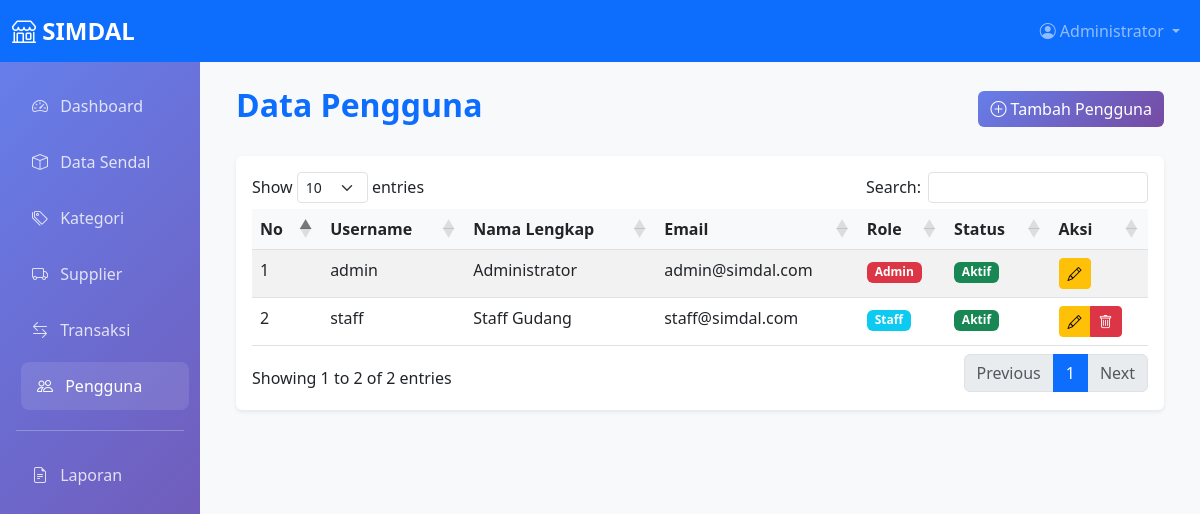
Page /pages/pengguna/index.php (signed in) on the committed database.
### tables this page shows
CREATE TABLE pengguna (
    id_pengguna INT PRIMARY KEY AUTO_INCREMENT,
    username VARCHAR(50) UNIQUE NOT NULL,
    password VARCHAR(255) NOT NULL,
    nama_lengkap VARCHAR(100) NOT NULL,
    email VARCHAR(100),
    role ENUM('admin', 'staff') DEFAULT 'staff',
    status ENUM('aktif', 'nonaktif') DEFAULT 'aktif',
    created_at TIMESTAMP DEFAULT CURRENT_TIMESTAMP,
    updated_at TIMESTAMP DEFAULT CURRENT_TIMESTAMP ON UPDATE CURRENT_TIMESTAMP
);

### pages/pengguna/index.php (the view, shortened to what this page needs)
<?php
require_once '../../config/koneksi.php';
$stmt = $pdo->query("SELECT * FROM pengguna ORDER BY nama_lengkap ASC");
$pengguna = $stmt->fetchAll();
include '../../includes/header.php';
include '../../includes/navbar.php';
?>
<div class="container-fluid">
    <div class="row">
        <?php include '../../includes/sidebar.php'; ?>
        <div class="col-md-9 col-lg-10">
            <div class="content-wrapper p-4">
                <div class="d-flex justify-content-between align-items-center mb-4">
                    <h2 class="fw-bold text-primary">Data Pengguna</h2>
                    <a href="tambah.php" class="btn btn-primary">
                        <i class="bi bi-plus-circle"></i> Tambah Pengguna
                    </a>
                </div>
                <div class="card">
                    <div class="card-body">
                        <div class="table-responsive">
                            <table class="table table-striped table-hover table-data">
                                <thead>
                                    <tr>
                                        <th>No</th>
                                        <th>Username</th>
                                        <th>Nama Lengkap</th>
                                        <th>Email</th>
                                        <th>Role</th>
                                        <th>Status</th>
                                        <th>Aksi</th>
                                    </tr>
                                </thead>
                                <tbody>
                                    <?php foreach ($pengguna as $index => $item): ?>
                                    <tr>
                                        <td><?php echo $index + 1; ?></td>
                                        <td><?php echo $item['username']; ?></td>
                                        <td><?php echo $item['nama_lengkap']; ?></td>
                                        <td><?php echo $item['email'] ?: '-'; ?></td>
                                        <td>
                                            <span class="badge <?php echo $item['role'] == 'admin' ? 'bg-danger' : 'bg-info'; ?>">
                                                <?php echo ucfirst($item['role']); ?>
                                            </span>
                                        </td>
                                        <td>
                                            <span class="badge <?php echo $item['status'] == 'aktif' ? 'bg-success' : 'bg-secondary'; ?>">
                                                <?php echo ucfirst($item['status']); ?>
                                            </span>
                                        </td>
                                        <td>
                                            <div class="btn-group" role="group">
                                                <a href="edit.php?id=<?php echo $item['id_pengguna']; ?>" class="btn btn-sm btn-warning">
                                                    <i class="bi bi-pencil"></i>
                                                </a>
                                                <?php if ($item['id_pengguna'] != $_SESSION['user_id']): ?>
                                                <button onclick="confirmDelete('../../actions/pengguna/hapus.php?id=<?php echo $item['id_pengguna']; ?>')" class="btn btn-sm btn-danger">
                                                    <i class="bi bi-trash"></i>
                                                </button>
                                                <?php endif; ?>
                                            </div>
                                        </td>
                                    </tr>
                                    <?php endforeach; ?>
                                </tbody>
                            </table>
                        </div>
                    </div>
                </div>
            </div>
        </div>
    </div>
</div>
<?php include '../../includes/footer.php'; ?>

### includes/header.php (style rules this page uses)
.card { border: none; box-shadow: 0 0.125rem 0.25rem rgba(0, 0, 0, 0.075); transition: all 0.3s ease; }
.btn-primary { background: linear-gradient(135deg, #667eea 0%, #764ba2 100%); border: none; }
.table th { background-color: #f8f9fa; border-top: none; font-weight: 600; }
.badge { font-size: 0.75em; }
.content-wrapper { min-height: calc(100vh - 56px); }

### rows in the picture
pengguna: username "admin", nama_lengkap "Administrator", email "admin@simdal.com", role "Admin", status "Aktif"
pengguna: username "staff", nama_lengkap "Staff Gudang", email "staff@simdal.com", role "Staff", status "Aktif"

### other values in the picture
$_SESSION['nama_lengkap'] "Administrator"
